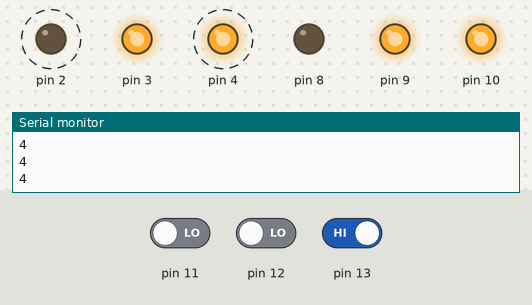
Recording of a sketch running on a simulated Arduino Uno, built with avr-gcc and run on an emulated ATmega328P. Shown: output pins drawn as LEDs (lit = HIGH), the last lines printed to the serial monitor. Dashed ring = blinking. The inputs (shaded band) are chosen by the test bench; at power-on: pin 13 HIGH, pin 12 LOW, pin 11 LOW.

Above: at 1.2 s.
1.3 s: pin 13 driven LOW
At 2.1 s:
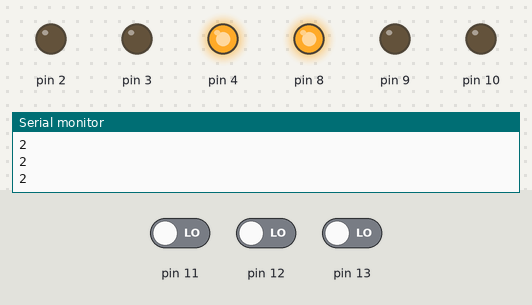
2.8 s: pin 12 driven HIGH
At 3.4 s:
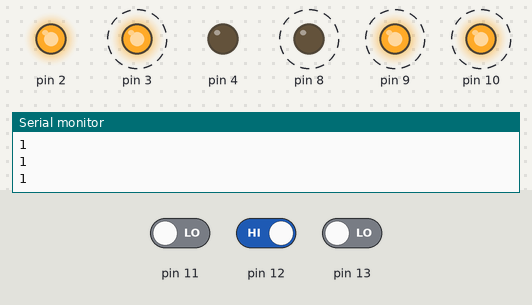
5.8 s: pin 13 driven HIGH
At 6.02 s:
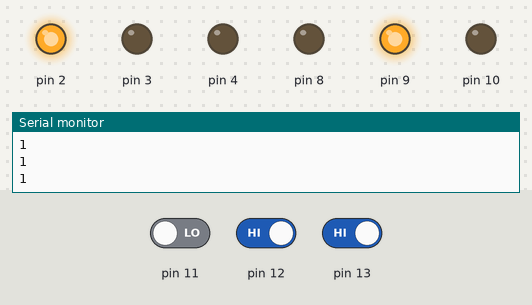
8.8 s: pin 12 driven LOW
At 9.3 s:
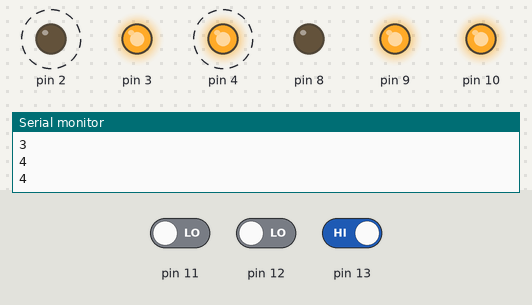
11.8 s: pin 11 driven HIGH and pin 13 driven LOW
At 13.1 s:
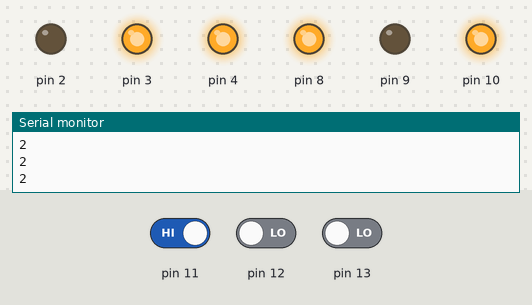
13.4 s: pin 11 driven LOW
At 14.6 s:
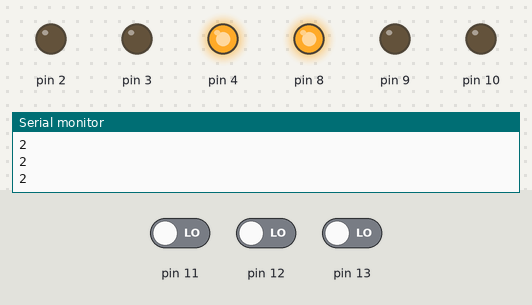
Timing chart, 0 to 15.9 s (numbered marks = the images above; inputs shaded):
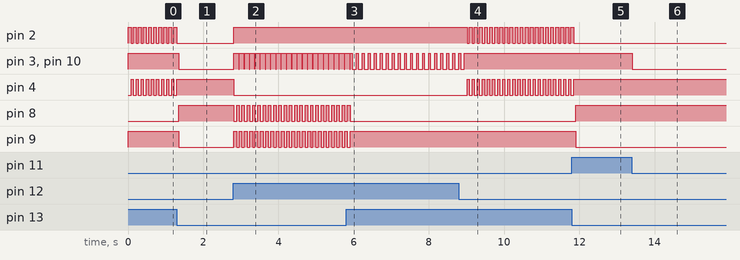

Measured:
- after the input at 1.3 s, pin 2: stops changing and stays LOW; pin 3, pin 9, pin 10: HIGH → LOW after 0.05 s; pin 4: stops changing and stays HIGH; pin 8: LOW → HIGH after 0.05 s
- after the input at 2.8 s, pin 2: LOW → HIGH at once; pin 3, pin 10: alternates HIGH for 0.13 s and LOW for 0.01 s, starting at once; pin 4: HIGH → LOW at once; pin 8: alternates HIGH for 0.07 s and LOW for 0.08 s, starting at once; pin 9: alternates HIGH for 0.08 s and LOW for 0.07 s, starting at once
- after the input at 5.8 s, pin 8: goes on until 5.9 s, then stays LOW; pin 9: goes on until 5.9 s, then stays HIGH
- after the input at 8.8 s, pin 2: alternates HIGH for 0.08 s and LOW for 0.06 s, starting after 0.21 s; pin 3, pin 10: goes on until 8.9 s, then stays HIGH; pin 4: alternates HIGH for 0.06 s and LOW for 0.08 s, starting after 0.21 s
- after the input at 11.8 s, pin 2: goes on until 11.9 s, then stays LOW; pin 3, pin 10: stays HIGH (without the input it goes to LOW after 1.6 s); pin 4: goes on until 11.9 s, then stays HIGH; pin 8: LOW → HIGH after 0.11 s; pin 9: HIGH → LOW after 0.11 s
- after the input at 13.4 s, pin 3, pin 10: HIGH → LOW at once
- by itself, pin 2: alternates HIGH for 0.08 s and LOW for 0.06 s
- by itself, pin 4: alternates HIGH for 0.06 s and LOW for 0.08 s

The sketch:

oleg_car2.ino
```cpp
void setup()
{
  pinMode(11, INPUT);
  pinMode(13, INPUT);
  pinMode(12, INPUT);
  pinMode(10, OUTPUT);
  pinMode(8, OUTPUT);
  pinMode(9, OUTPUT);
  pinMode(3, OUTPUT);
  pinMode(4, OUTPUT);
  pinMode(2, OUTPUT);
  Serial.begin(9600);
}


void dont_go(int t = 5) {
  digitalWrite(10, LOW);
  digitalWrite(3, LOW);
  digitalWrite(7, HIGH);
  delay(t);
  digitalWrite(10, HIGH);
  digitalWrite(3, HIGH);
  digitalWrite(7,LOW);
}


void loop()
{
  if(digitalRead(11) == 1)
  {
    digitalWrite(10, HIGH);
    digitalWrite(3, HIGH);
    digitalWrite(7,LOW);
  }
  else{
    digitalWrite(10, LOW);
    digitalWrite(3, LOW);
    digitalWrite(7, HIGH);
  }
  if (digitalRead(13) == 0 && digitalRead(12) == 1) {
    dont_go(10);
    digitalWrite(8, LOW);
    digitalWrite(9, HIGH);
    digitalWrite(2, HIGH);
    digitalWrite(4, LOW);
    digitalWrite(7, HIGH);
    delay(70);
    dont_go();
    digitalWrite(7,LOW);
    digitalWrite(5,HIGH);
    digitalWrite(8, HIGH);
    digitalWrite(9, LOW);
    digitalWrite(4, LOW);
    digitalWrite(2, HIGH);
    delay(50);
    dont_go();
    digitalWrite(5,LOW);
    Serial.println("1");
  }
  if (digitalRead(13) == 0 && digitalRead(12) == 0) {
    digitalWrite(8, HIGH);
    digitalWrite(9, LOW);
    digitalWrite(4, HIGH);
    digitalWrite(2, LOW);
    delay(50);
    Serial.println("2");
  }
  if (digitalRead(13) == 1 && digitalRead(12) == 1) {
    dont_go(20);
    digitalWrite(8, LOW);
    digitalWrite(9, HIGH);
    digitalWrite(2, HIGH);
    digitalWrite(4, LOW);
    digitalWrite(7, HIGH);
    delay(50);
    dont_go(20);
    digitalWrite(7,LOW);
    digitalWrite(10, LOW);
    digitalWrite(3, LOW);
    digitalWrite(5, HIGH);
    digitalWrite(6, HIGH);
    digitalWrite(7, HIGH);
    delay(50);
    dont_go(20);
    Serial.println("3");
  }
  if (digitalRead(13) == 1 && digitalRead(12) == 0) {
    dont_go();
    digitalWrite(8, LOW);
    digitalWrite(9, HIGH);
    digitalWrite(2, HIGH);
    digitalWrite(4, LOW);
    digitalWrite(7, HIGH);
    delay(70);
    dont_go();
    digitalWrite(7,LOW);
    digitalWrite(6,HIGH);
    digitalWrite(8, LOW);
    digitalWrite(9, HIGH);
    digitalWrite(2, LOW);
    digitalWrite(4, HIGH);
    delay(50);
    dont_go();
    digitalWrite(6,LOW);
    Serial.println("4");
  }
}
```
